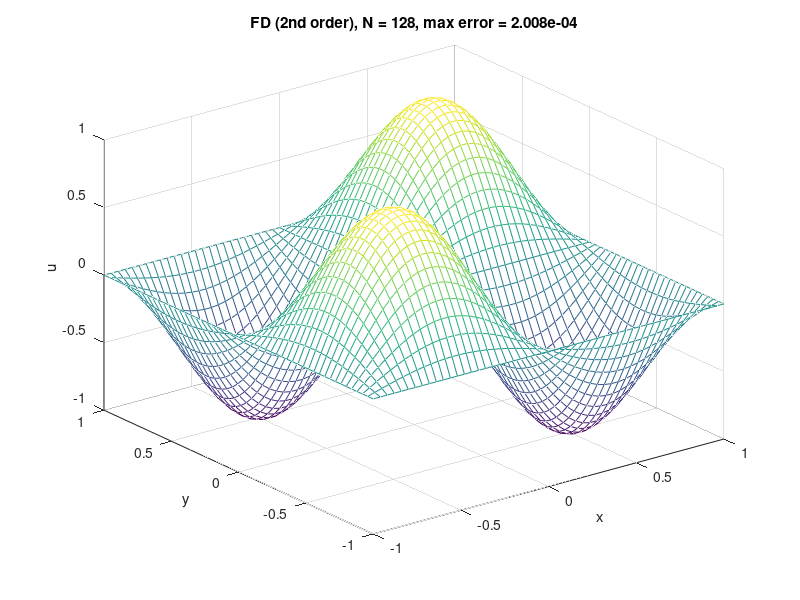

MATLAB code to generate this figure:
%% 2D Poisson on [-1,1]^2 with homogeneous Dirichlet BC
% Finite Difference (2nd order) version of your spectral code

N = 128;                 % number of subintervals in each direction
h = 2/N;
x = (-1:h:1)';           % (N+1) points
y = x;

% interior grid (exclude boundary)
xi = x(2:N);
yi = y(2:N);
[XXi,YYi] = meshgrid(xi, yi);

% RHS for Δu = f
f = -2*pi^2 * sin(pi*XXi) .* sin(pi*YYi);
f = f(:);                % vectorise, length (N-1)^2

% 1D second-derivative FD matrix on interior points: size (N-1)x(N-1)
e  = ones(N-1,1);
T  = spdiags([e -2*e e], [-1 0 1], N-1, N-1) / h^2;   % approximates d^2/dx^2

I  = speye(N-1);
A  = kron(I, T) + kron(T, I);     % approximates Δ = dxx + dyy

% solve
u = A \ f;

% reshape back to grid (including boundaries)
uu = zeros(N+1, N+1);
uu(2:N, 2:N) = reshape(u, N-1, N-1);

% exact solution on grid
[XX,YY] = meshgrid(x,y);
u_exact = sin(pi*XX) .* sin(pi*YY);

% max error on grid points
err = max(abs(uu(:) - u_exact(:)));

% plot (uniform grid -> interp2 cubic is fine)
[xxx,yyy] = meshgrid(-1:0.04:1, -1:0.04:1);
uuu = interp2(XX,YY,uu,xxx,yyy,"cubic");

mesh(xxx,yyy,uuu),
xlabel x, ylabel y, zlabel u
title(sprintf('FD (2nd order), N = %d, max error = %.3e', N, err))
